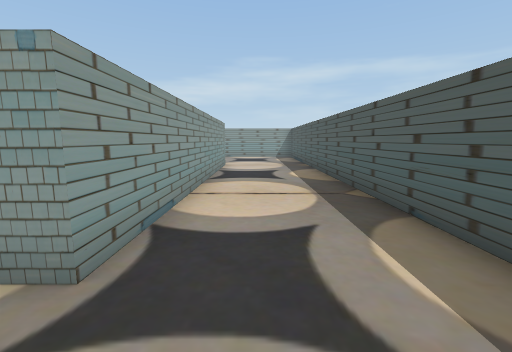
View 1 (above)

16 first-person views from a walk through a scene from a Unity 3-D project. The camera is 1.2 m above the floor, tilts 8° down and sees 90° across. The floor is counted in squares, 1 m on a side. Each view is taken from the middle of a square. On the plan, view 1 faces up. The plan holds only what a view shows up to about 12 squares ahead; the rest is blank. The player character is not drawn.

View 2
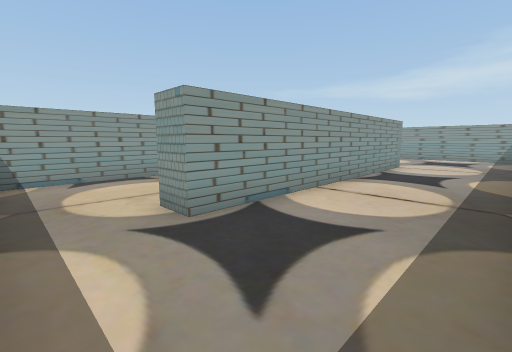

View 3
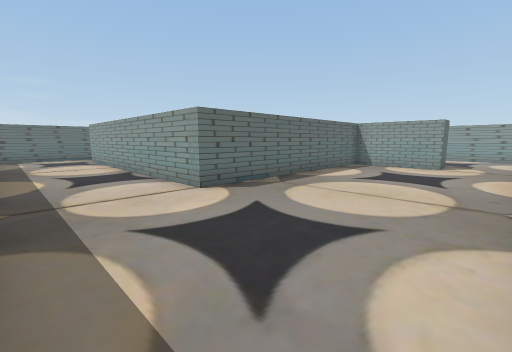

View 4
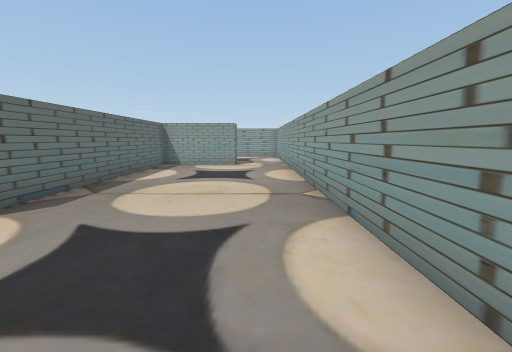

View 5
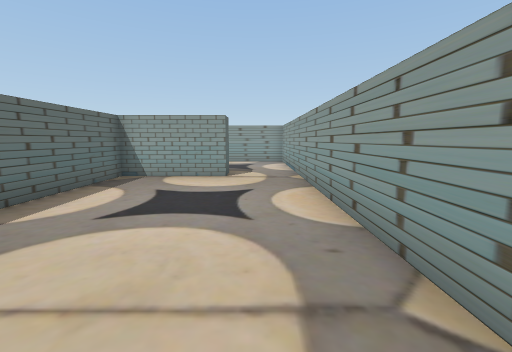

View 6
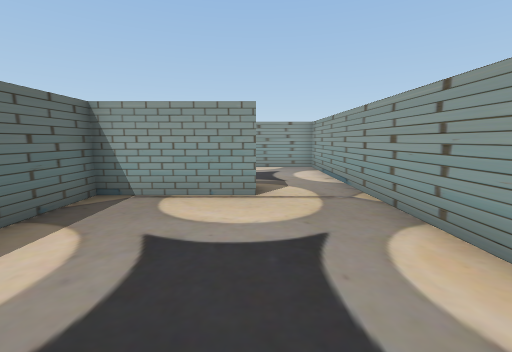

View 7
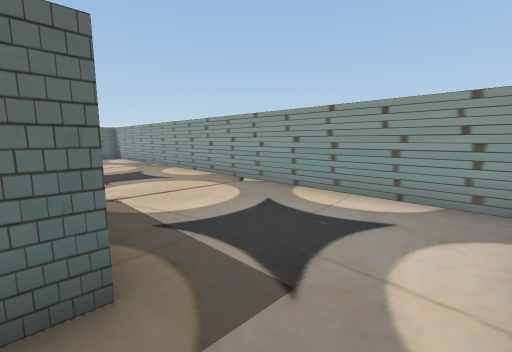

View 8
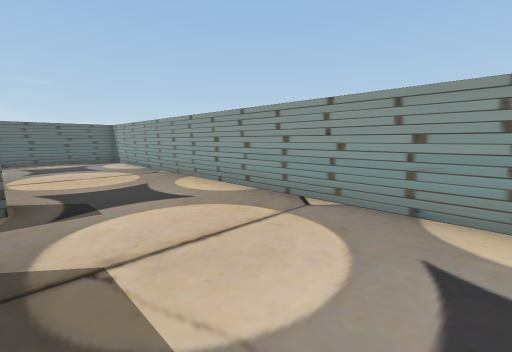

View 9
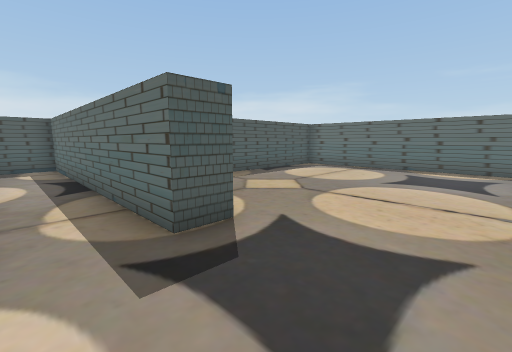

View 10
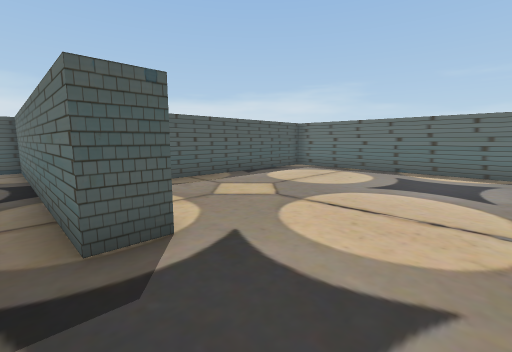

View 11
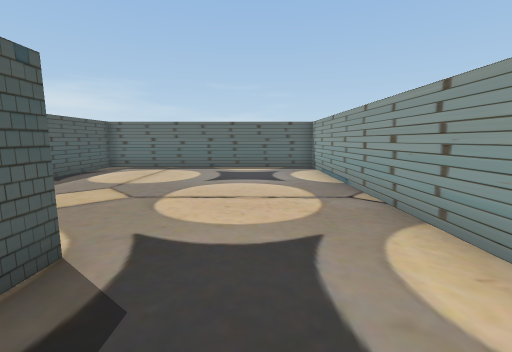

View 12
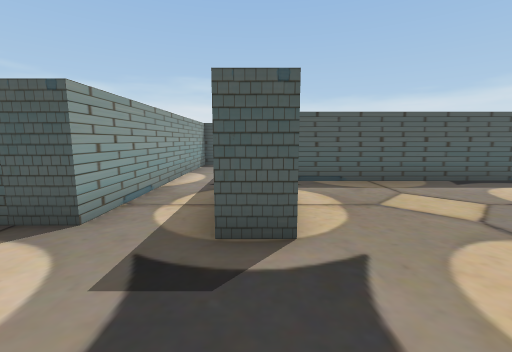

View 13
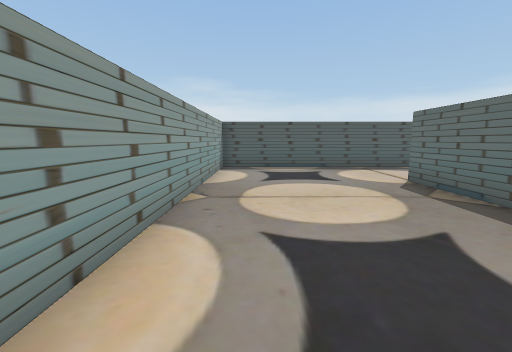

View 14
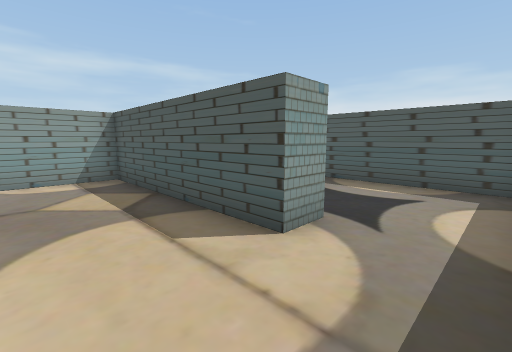

View 15
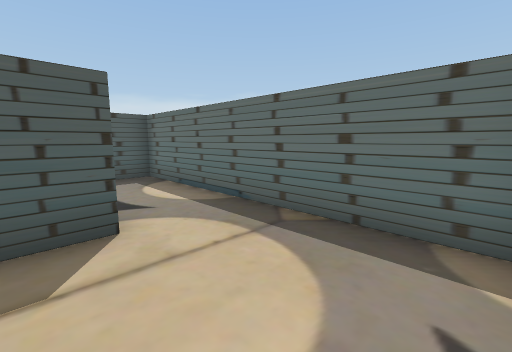

View 16
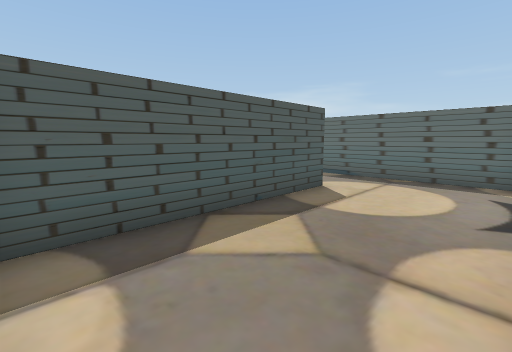

### Floor plan
Ten units are one square. View 1 is at (0, 0); x grows to the right and y downward. Boxes are objects, and circles mark ways between rooms. Rooms are numbered by the first view taken in them; rooms with no view inside come last. Other rooms are left out.
<svg viewBox="-170 -190 200 200">
<path fill="none" stroke="#000" d="M-29 -115 -115 -115 -115 -126M-120 -84 -120 -95 -25 -95 -25 -110M-116 -160 -105 -160 -105 -125 -15 -125 -15 -20M-14 5 25 5 25 -185 -165 -185 -165 5 -75 5 -75 -78M-65 -39 -65 1M-15 -20 -25 -20 -25 -85 -51 -85M-61 5 -14 5"/>
<circle cx="-20" cy="-5" r="3" fill="#2a7"/>
<text x="-70" y="-100">1</text>
<text x="-40" y="-40">2</text>
</svg>
Room 1 opens to room 2.

Where each view was taken, in squares from view 1:
view 1: 0 up, 0 right, facing up
view 2: 0 up, 2 right, facing up-left
view 3: 18 up, 2 right, facing down-left
view 4: 17 up, 2 right, facing left
view 5: 17 up, 2 left, facing left
view 6: 16 up, 5 left, facing left
view 7: 18 up, 11 left, facing down-left
view 8: 15 up, 12 left, facing down-left
view 9: 11 up, 15 left, facing down-right
view 10: 10 up, 15 left, facing down-right
view 11: 11 up, 14 left, facing down
view 12: 9 up, 15 left, facing right
view 13: 17 up, 9 left, facing right
view 14: 0 up, 5 left, facing up-right
view 15: 3 up, 6 left, facing down-right
view 16: 8 up, 6 left, facing down-right
